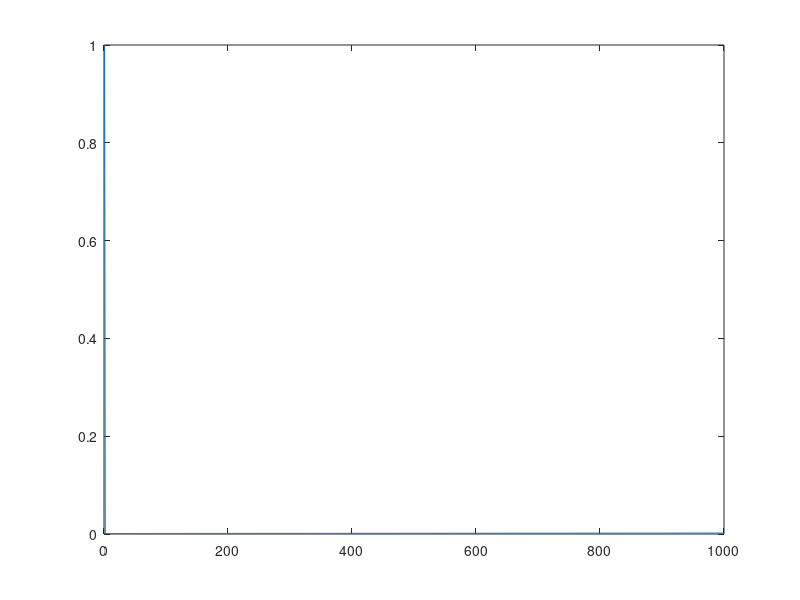

Recreate this plot in MATLAB.
clear all;

f1 =  @(x,y) x-y;
f2 =  @(x,y) 2*y-x;

output = zeros(1000:2);
output(1,:) = [1 1];

t1 = 0;
t2 = 1;
for i = 1:999
%     output(i,1)
%     output(i,2)
    output(i+1,1) = integral(@(x)f1(x,output(i,2)),1+i/1000,1+(i+1)/1000);
    output(i+1,2) = integral(@(y)f2((output(i,1)+output(i+1,1))/2,y),1+i/1000,1+(i+1)/1000);
end

A = [1 -1;-1 2];
output_ = zeros(1000:2);
for i = 1:1000
    output_(i,:) = (exp(A*0.001*(i-1))*[1;1])';
end

norm(output - output_);

plot(1:1:1000, output(:,1));
% hold on;
% plot(1:1:1000, output_(:,1), 'r');

% plot(output(2,:), output_(2,:));